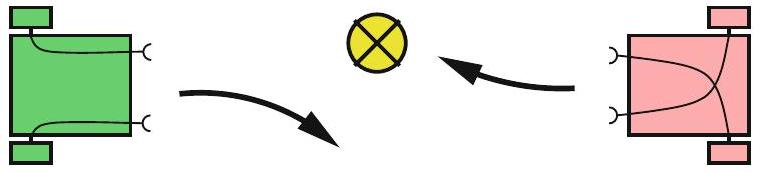
#> input picture files/ai_book/ai/images/2025_05_12_af19cd5e0d1b8a465ffeg-009.jpg, 760 x 172 px
$ python -i image_macher.py   (imports and definitions only)
#> lines starting #> are read from the running program, lines starting #| are printed output that depends on the picture
#> further down, picture is the input picture: shape (172, 760, 3); mean B, G, R 214, 225, 223.1
#!/usr/bin/env python3
"""
compare_images_mathpix.py

Compare images from a GT folder to images produced by Mathpix (MP folder).
Outputs:
 - an HTML report (default: compare_report.html)
 - a CSV file compare_report.csv

Usage:
    python compare_images_mathpix.py /path/to/gt_folder /path/to/mathpix_folder --out report.html

Notes:
 - Recommended: install imagehash for pHash checks (pip install ImageHash).
 - Uses SIFT if available else ORB.
"""

import os
import sys
import cv2
import argparse
import numpy as np
from PIL import Image
import csv
import base64
import io
from datetime import datetime

# Try optional perceptual hashing
USE_PHASH = False
try:
    import imagehash
    USE_PHASH = True
except Exception:
    USE_PHASH = False

# ---------------------------
# Configurable thresholds
# ---------------------------
LOWE_RATIO = 0.75           # Lowe ratio for descriptor matching
MIN_GOOD_MATCHES = 8        # minimum good matches to try homography
MIN_INLIERS = 15            # minimum inliers to accept match
MIN_INLIER_RATIO = 0.5      # inliers / good matches ratio to accept match
PHASH_DIST_THRESHOLD = 12    # if phash distance below this, consider match strong (optional)
MAX_COMPARE = None          # set to int to limit comparisons for quick tests

# Thumbnail size for HTML report
THUMB_W = 300

# ---------------------------
# Utility functions
# ---------------------------
# [28 lines left out: functions list_images, load_image_cv, pil_to_data_uri, not called in this run]

def cv_to_pil(img_cv):
    img_rgb = cv2.cvtColor(img_cv, cv2.COLOR_BGR2RGB)
    return Image.fromarray(img_rgb)

# [4 lines left out: function compute_phash_pil, not called in this run]

# Preprocessing: grayscale + resize to height H preserving aspect ratio
def preprocess_for_features(img_cv, height=600):
#> called with height = 600
    h = img_cv.shape[0]
#> h = 172
    if h == 0:
        return img_cv
    scale = height / float(h)
#> scale = 3.49
    new_w = int(img_cv.shape[1] * scale)
#> new_w = 2651
    resized = cv2.resize(img_cv, (new_w, height))
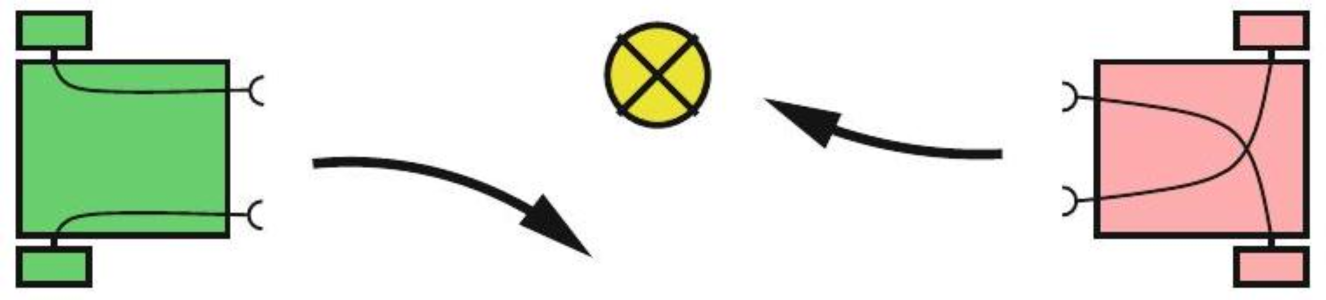
#> resized: shape (600, 2651, 3) (shown at 1/2 size); mean B, G, R 213.9, 224.9, 223.1
    gray = cv2.cvtColor(resized, cv2.COLOR_BGR2GRAY)
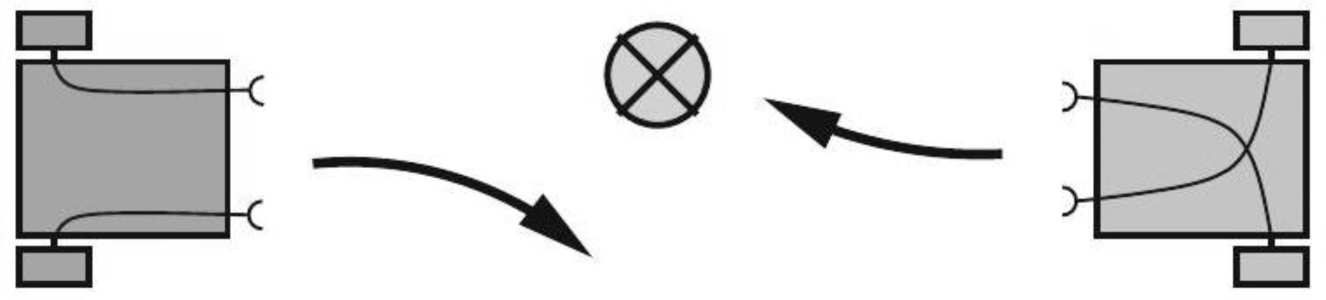
#> gray: shape (600, 2651) (shown at 1/2 size); min 0, max 255, mean 223.1
    # slight blur can help with scanned noise
    gray = cv2.GaussianBlur(gray, (3,3), 0)
    return gray

# Initialize feature detector and matcher
# [75 lines left out: functions init_feature_detector, match_descriptors, compute_match_score, not called in this run]


# ---------------------------
# Additional helper functions
# ---------------------------
import re

# [34 lines left out: functions parse_gt_name, parse_mathpix_name, not called in this run]


from collections import defaultdict

# [405 lines left out: functions group_by_page, find_closest_page, compare_folders, not called in this run]


import re

# [48 lines left out: function add_image, not called in this run]

import os
import shutil

# [19 lines left out: function add_image_from_gt_to_mp, not called in this run]


import pymupdf

# [357 lines left out: functions add_images_to_tex, generate_html_report, main, not called in this run]

# [2 lines not run here, left out]

>>> import cv2
>>> picture = cv2.imread('../../../files/ai_book/ai/images/2025_05_12_af19cd5e0d1b8a465ffeg-009.jpg')
>>> result = preprocess_for_features(picture)

$ run again, on files/ai_book/ai/images/2025_05_12_af19cd5e0d1b8a465ffeg-086.jpg
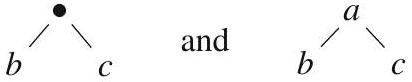
#> input picture files/ai_book/ai/images/2025_05_12_af19cd5e0d1b8a465ffeg-086.jpg, 412 x 82 px
#> picture is the input picture: shape (82, 412, 3); min 0, max 255, mean 247.1
#> in preprocess_for_features, `resized = cv2.resize(img_cv, (new_w, height))`:
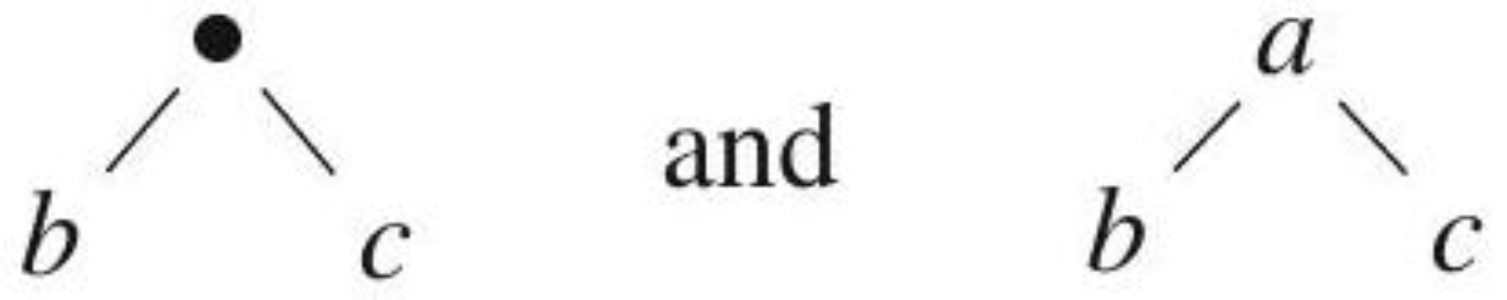
#> resized: shape (600, 3014, 3) (shown at 1/2 size); min 1, max 255, mean 247

$ run again, on files/ai_book/ai/images/2025_05_12_af19cd5e0d1b8a465ffeg-096.jpg
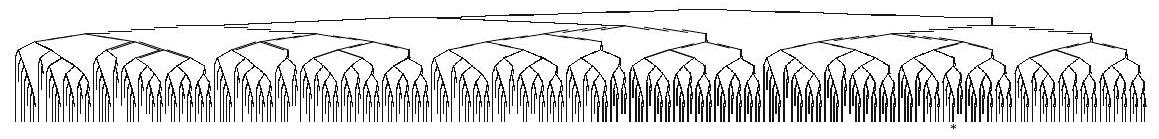
#> input picture files/ai_book/ai/images/2025_05_12_af19cd5e0d1b8a465ffeg-096.jpg, 1159 x 139 px
#> picture is the input picture: shape (139, 1159, 3); min 0, max 255, mean 219.6
#> in preprocess_for_features, `resized = cv2.resize(img_cv, (new_w, height))`:
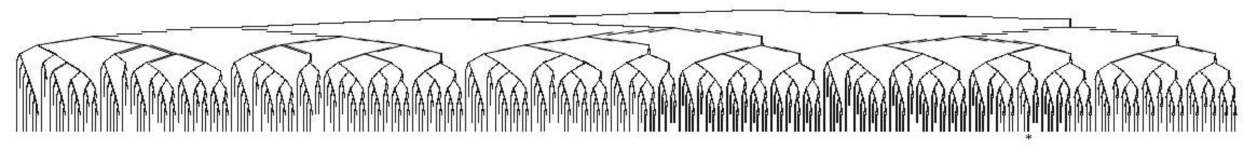
#> resized: shape (600, 5002, 3) (shown at 1/4 size); min 0, max 255, mean 219.5
